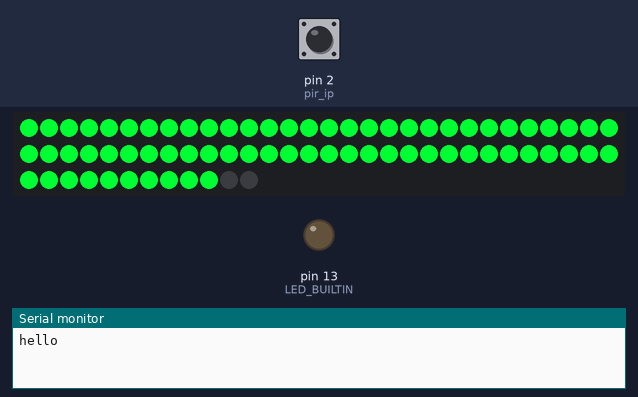
Bench run of a sketch on a simulated Arduino Nano, built with avr-gcc and run on an emulated ATmega328P. On the bench: 72 RGB LEDs in strip order, left to right, continuing on the next row, output pins drawn as LEDs (lit = HIGH), the last lines printed to the serial monitor. Inputs (shaded band) come from the test bench; at power-on: pin 2 (pir_ip) HIGH. Random numbers use the default seed unless the sketch sets one.

Above: at 19.32 s.
19.7 s: pin 2 (pir_ip) pulsed LOW 5 times (0.12 s each, 0.3 s apart)
At 20.29 s:
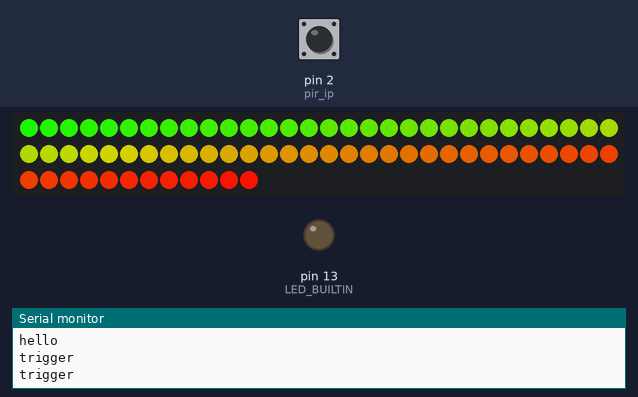
At 21.14 s:
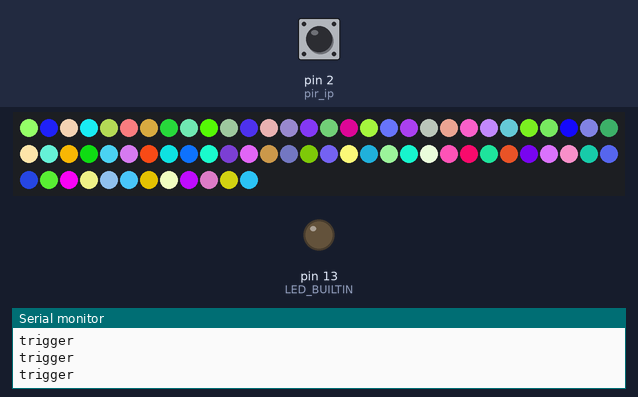
22.7 s: pin 2 (pir_ip) pulsed LOW 5 times (0.12 s each, 0.3 s apart)
At 23.19 s:
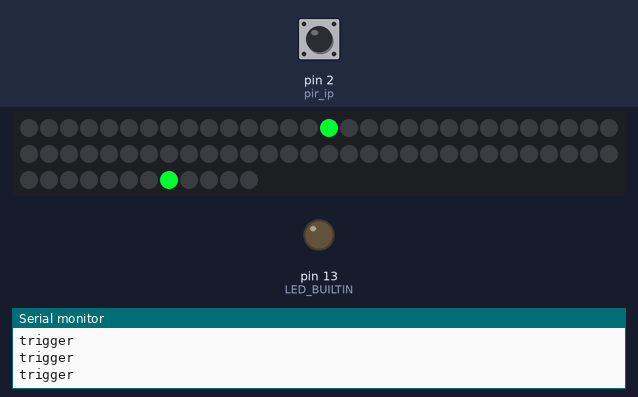

The sketch:

im_squidward.ino
```cpp
#include <Adafruit_NeoPixel.h>

#define PIN           11
#define NO_OF_PIXELS  72
#define V_FACTOR      0.00489

//int  pir_pin = A3;
const int pir_ip = 2;
int  PHOTO_PIN = A6;

// Parameter 1 = number of pixels in strip
// Parameter 2 = pin number (most are valid)
// Parameter 3 = pixel type flags, add together as needed:
//   NEO_KHZ800  800 KHz bitstream (most NeoPixel products w/WS2812 LEDs)
//   NEO_KHZ400  400 KHz (classic 'v1' (not v2) FLORA pixels, WS2811 drivers)
//   NEO_GRB     Pixels are wired for GRB bitstream (most NeoPixel products)
//   NEO_RGB     Pixels are wired for RGB bitstream (v1 FLORA pixels, not v2)
Adafruit_NeoPixel strip = Adafruit_NeoPixel(NO_OF_PIXELS, PIN, NEO_GRB + NEO_KHZ800);

uint32_t squid_green = strip.Color(0, 255, 50);
uint32_t rgb_shift = 255;

uint8_t r_shift = 16;
uint8_t g_shift = 8;


enum state {
  st_off,
  st_squid,
  st_squid_eyes,
  st_rainbow,
  st_rainbow_cycle,
  st_colour_wipe,
  st_disco,
  st_chase_slow,
  st_chase_mid,
  st_chase_fast
};

state system_state = st_squid_eyes;
int pir_state = 0;
int last_pir_state = 0;
bool trigger = false;
bool break_from_state = false;

void pir_trigger() {

  if (system_state == st_chase_fast) {
    system_state = 0;
  }
  else {
    system_state = system_state + 1;
  }
  break_from_state = true;
  Serial.print("trigger\n\r");
}


void setup() {
  pinMode(LED_BUILTIN, OUTPUT);
  pinMode(pir_ip, INPUT_PULLUP);
  noInterrupts();
  //attachInterrupt(pir_ip, pir_trigger, RISING);
  delay(100);

  strip.begin();
  strip.show(); // Initialize all pixels to 'off'

  Serial.begin(9600);
  Serial.print("hello\n\r");
  block(squid_green, false);
  for (int l=0; l<18000; l++){
    delay(5);
  }
  attachInterrupt(digitalPinToInterrupt(pir_ip), pir_trigger, RISING);
  interrupts();
}

void loop() {

//  pir_state = digitalRead(pir_ip);
//  Serial.println(pir_state);

  switch (system_state) {
    case st_off:
      blank();
      break;

    case st_squid:
      block(squid_green, false);
      break;

    case st_squid_eyes:
      block(squid_green,true);
      break;

    case st_rainbow:
      rainbow(20);
      break;

    case st_rainbow_cycle:
      rainbowCycle(20) ;
      break;

    case st_colour_wipe:
      colorWipe(squid_green, 20);
      for (int i=0; i<250; i++)
      {
        delay(1);
        if (break_from_state){ break;}
      }
      blank();
      colorWipeRev(squid_green, 20);
      blank();
      break;

    case st_disco:
      disco();
      break;

    case st_chase_slow:
      chase(squid_green, 20);
      break;

    case st_chase_mid:
      chase(squid_green, 10);
      break;

    case st_chase_fast:
      chase(squid_green, 5);
      break;
  }
}

//sets all pixels off
void blank()
{
  for(uint16_t i=0; i<strip.numPixels(); i++){
    if (break_from_state){
      break;
    }
    strip.setPixelColor(i, 0, 0, 0);
  }
  delay(20);
  strip.show();
  //break_from_state = false;
}


void block(uint32_t c, bool flash_eyes){
  for(uint16_t i=0; i<strip.numPixels()-2; i++){
    if (break_from_state){break;}
    strip.setPixelColor(i, c);
  }
  if (flash_eyes){
    strip.setPixelColor(strip.numPixels()-1, rgb_shift);
    strip.setPixelColor(strip.numPixels()-2, rgb_shift);
    if (rgb_shift == 0xFF000000){
      rgb_shift = 255;
    }
    else{
      rgb_shift = rgb_shift << 8;
    }
  }
  else{
    strip.setPixelColor(strip.numPixels()-1, c);
    strip.setPixelColor(strip.numPixels()-2, c);
  }
  delay(100);
  strip.show();
  break_from_state = false;
}


void disco(){
  for(uint16_t i=0; i<strip.numPixels(); i++){
    if (break_from_state){break;}
    uint8_t r = uint8_t(random(256));
    uint8_t g = uint8_t(random(256));
    uint8_t b = uint8_t(random(256));
    strip.setPixelColor(i, r, g, b);
  }
  delay(20);
  strip.show();
  break_from_state = false;
}

//starts from the given colour in the middle and
//spreads out to the edges symetrically
void middleOut(uint32_t c, uint8_t wait){
 // blank();
 // strip.show();

  bool odd = strip.numPixels()%2;
  uint16_t first_pixel = strip.numPixels()/2;
  if(odd){
    first_pixel+=1;
    strip.setPixelColor(first_pixel, c);
  }
  else{
    strip.setPixelColor(first_pixel, c);
    strip.setPixelColor(first_pixel+1, c);
  }
  strip.show();
  delay(wait);
  for(uint16_t i=1; i<=strip.numPixels()/2; i++){
    if (break_from_state){
      break;
    }
     if(odd){
      strip.setPixelColor(first_pixel-i, c);
      strip.setPixelColor(first_pixel+i, c);
     }
     else{
      strip.setPixelColor(first_pixel-i, c);
      strip.setPixelColor(first_pixel+i+1, c);
     }
     strip.show();
     delay(wait);
  }
  break_from_state = false;
}

// Fill the dots one after the other with a color
void colorWipe(uint32_t c, uint8_t wait) {
  for(uint16_t i=0; i<strip.numPixels(); i++) {
      if (break_from_state){
        break;
      }
      strip.setPixelColor(i, c);
      strip.show();
      delay(wait);
  }
  //break_from_state = false;
}

// Fill the dots one after the other with a color
void colorWipeRev(uint32_t c, uint8_t wait) {
  for(int16_t i=strip.numPixels()-1; i>=0; i--) {
      if (break_from_state){
        break;
      }
      strip.setPixelColor(i, c);
      strip.show();
      delay(wait);
  }
  break_from_state = false;
}


void fade(uint8_t wait){
  //strip.begin();
  //strip.show();
  //loop through white gradient
  for (uint16_t f=0; f<=255; f++){
    if (break_from_state){
      break;
    }
    //set each pixel to that gradient
    for(uint16_t i=0; i<strip.numPixels(); i++) {
      if (break_from_state){
        break;
      }
      strip.setPixelColor(i, strip.Color(f, f, f));
    }
    delay(wait);
    strip.show();
    break_from_state = false;
  }
}

void gradient(uint32_t start_col, uint32_t end_col, uint8_t wait){
  //Serial.print("start\n\r");
  uint8_t r_start_col = start_col >> r_shift;
  uint8_t r_end_col = end_col >> r_shift;
  uint8_t g_start_col = start_col >> g_shift;
  uint8_t g_end_col = end_col >> g_shift;
  uint8_t b_start_col = start_col;
  uint8_t b_end_col = end_col;

  for(uint8_t start=0; start<strip.numPixels(); start++){
     if (break_from_state){
        break;
      }
      strip.setPixelColor(start, strip.Color(r_start_col, g_start_col, b_start_col));
    }
    strip.show();
    delay(wait);

  bool colour_mismatch = true;
  while(colour_mismatch){

    if(r_start_col > r_end_col){
      r_start_col--;
    }
    else if(r_start_col < r_end_col){
      r_start_col++;
    }

    if(g_start_col > g_end_col){
      g_start_col--;
    }
    else if(g_start_col < g_end_col){
      g_start_col++;
    }

    if(b_start_col > b_end_col){
      b_start_col--;
    }
    if(b_start_col < b_end_col){
      b_start_col++;
    }

    if(r_start_col == r_end_col && g_start_col == g_end_col
        && b_start_col == b_end_col){
        colour_mismatch = false;
        }

    for(uint8_t i=0; i<strip.numPixels(); i++){
      if (break_from_state){
        break;
      }
      strip.setPixelColor(i, strip.Color(r_start_col, g_start_col, b_start_col));
    }
    strip.show();
    delay(wait);
    break_from_state = false;
  }
}

void chase(uint32_t col, uint8_t wait){
  for(uint16_t i=0; i<strip.numPixels(); i++) {
    if (break_from_state){break;}
    if(i > 0){
      strip.setPixelColor(i-1, strip.Color(0, 0, 0));
    }
    strip.setPixelColor(i, col);
    delay(wait);
    strip.show();
  }
  for(int16_t i2=strip.numPixels(); i2>=0; i2--){
    if (break_from_state){break;}
    if(i2 < strip.numPixels()){
      strip.setPixelColor(i2+1, strip.Color(0, 0, 0));
    }
    strip.setPixelColor(i2, col);
    delay(wait);
    strip.show();
  }
  break_from_state = false;
}

void rainbow(uint8_t wait) {
  uint16_t i, j;

  for(j=0; j<256; j++) {
    if (break_from_state){break;}
    for(i=0; i<strip.numPixels(); i++) {
      if (break_from_state){break;}
      strip.setPixelColor(i, Wheel((i+j) & 255));
    }
    strip.show();
    delay(wait);
  }
  break_from_state = false;
}

// Slightly different, this makes the rainbow equally distributed throughout
void rainbowCycle(uint8_t wait) {
  uint16_t i, j;

  for(j=0; j<256*5; j++) { // 5 cycles of all colors on wheel
    if (break_from_state){break;}
    for(i=0; i< strip.numPixels(); i++) {
      if (break_from_state){break;}
      strip.setPixelColor(i, Wheel(((i * 256 / strip.numPixels()) + j) & 255));
    }
    strip.show();
    delay(wait);
  }
  break_from_state = false;
}

// Input a value 0 to 255 to get a color value.
// The colours are a transition r - g - b - back to r.
uint32_t Wheel(byte WheelPos) {
  if(WheelPos < 85) {
   return strip.Color(WheelPos * 3, 255 - WheelPos * 3, 0);
  } else if(WheelPos < 170) {
   WheelPos -= 85;
   return strip.Color(255 - WheelPos * 3, 0, WheelPos * 3);
  } else {
   WheelPos -= 170;
   return strip.Color(0, WheelPos * 3, 255 - WheelPos * 3);
  }
}
```
